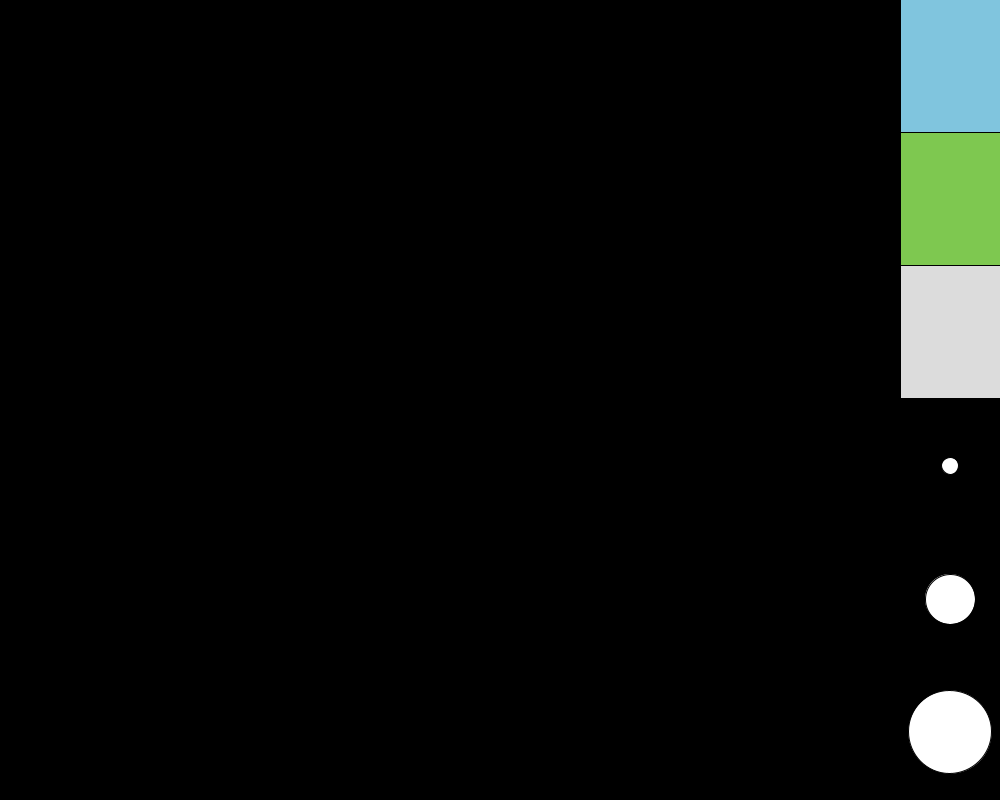
Frame 1 (no input)
Frame 60 (the mouse pressed at the canvas centre just before this capture): identical to frame 1, image omitted
Frame 120 (the mouse held since frame 60 and released just before this capture): identical to frame 1, image omitted

The Processing sketch that drew this single still picture (run headless with seeded random() and noise(); from frame 60 on, the mouse is pressed at the canvas centre):

// Processing sketch: Particle_World
// ── Particle_World.pde
Screen screen;

void setup() {
  size(1000, 800);
  screen = new Screen(5, 3, 100);
  rectMode(CENTER);
  frameRate(10);
}

void draw() {
  background(0);
  screen.update();
  println(screen.size);
}

// ── Particle.pde
class Particle {
  PVector coordinates;
  int type;

  Particle(int x, int y, int type) {
    coordinates = new PVector(x, y);
    this.type = type;
  }

  void update() {
    PVector pos;
    pos = new PVector(screen.squareSize/2 + coordinates.x*screen.squareSize, screen.squareSize/2 + coordinates.y*screen.squareSize);
    fill(screen.colours[type][0], screen.colours[type][1], screen.colours[type][2]);
    rect(pos.x, pos.y, screen.squareSize, screen.squareSize);
    
    if (type == 0 && !gravity()) {
      moveHorizontal(int(random(2)));
    } else if (type == 2) {
      moveHorizontal(int(random(2)));
      moveVertical(int(random(2)));
    }
  }

  boolean gravity() {
    boolean move = false;
    if (coordinates.y < screen.screenSize.y-1) {
      move = true;
      for (Particle p : screen.particles) {
        if (p != this) {
          if (p.coordinates.x == coordinates.x && p.coordinates.y == coordinates.y+1) {
            move = false;
          }
        }
      }
    }
    if (move) {
      coordinates.y += 1;
      return true;
    }
    return false;
  }

  void moveHorizontal(int direction) {
    boolean move = false;
    if (direction == 0) {
      direction --;
      if (coordinates.x > 0) {
        move = true;
      }
    } else {
      if (coordinates.x < screen.screenSize.x-screen.spacerSize/screen.squareSize-1) {
        move = true;
      }
    }
    for (Particle p : screen.particles) {
      if (p != this) {
        if (p.coordinates.x == coordinates.x+direction && p.coordinates.y == coordinates.y) {
          move = false;
        }
      }
    }
    if (move) {
      coordinates.x += direction;
    }
  }
  
  void moveVertical(int direction) {
    boolean move = false;
    if (direction == 0) {
      direction --;
      if (coordinates.y > 0) {
        move = true;
      }
    } else {
      if (coordinates.y < screen.screenSize.y) {
        move = true;
      }
    }
    for (Particle p : screen.particles) {
      if (p != this) {
        if (p.coordinates.x == coordinates.x && p.coordinates.y == coordinates.y+direction) {
          move = false;
        }
      }
    }
    if (move) {
      coordinates.y += direction;
    }
  }
}

// ── Screen.pde
class Screen {
  PVector screenSize;
  int squareSize;
  int spacerSize;

  Particle[] particles;
  int nParticles;

  int nTypes;
  int type;
  int[][] colours;

  int size;
  boolean lastPressed;

  Screen(int squareSize, int nTypes, int spacerSize) {
    this.squareSize = squareSize;
    this.spacerSize = spacerSize;
    screenSize = new PVector(int(width/squareSize), int(height/squareSize));
    lastPressed = false;
    size = 1;

    type = 0;
    this.nTypes = nTypes;
    colours = new int[nTypes][3];
    colours[0] = new int[]{128, 197, 222};
    colours[1] = new int[]{126, 200, 80};
    colours[2] = new int[]{220, 220, 220};
  }

  void update() {
    for (int i = 0; i < nParticles; i++) {
      particles[i].update();
    }
    if (mousePressed) {
      if (mouseButton == LEFT) {
        if (mouseX < width-spacerSize) {
          if (size == 1) {
            newParticle(mouseX, mouseY);
          } else if (size >= 2) {
            newParticle(mouseX, mouseY);
            newParticle(mouseX-squareSize, mouseY);
            newParticle(mouseX+squareSize, mouseY);
            newParticle(mouseX, mouseY-squareSize);
            newParticle(mouseX, mouseY+squareSize);
            if (size == 3) {
              newParticle(mouseX, mouseY-2*squareSize);
              newParticle(mouseX, mouseY+2*squareSize);
              newParticle(mouseX-2*squareSize, mouseY);
              newParticle(mouseX+2*squareSize, mouseY);
              newParticle(mouseX-squareSize, mouseY-squareSize);
              newParticle(mouseX+squareSize, mouseY+squareSize);
              newParticle(mouseX-squareSize, mouseY+squareSize);
              newParticle(mouseX+squareSize, mouseY-squareSize);
            }
          }
        } else if (!lastPressed) {
          for (int i = 0; i < nTypes; i++) {
            if (mouseY < int(height/nTypes/2)*(i+1)) {
              type = i;
              break;
            }
          }
          for (int i = 0; i < 3; i++) {
            if (mouseY < int(height/2+height/3/2*(i+1))) {
              size = i+1;
              break;
            }
          }
        }
      } else {
        destroyParticle();
      }
    }

    sideSelector();
  }

  void newParticle(float X, float Y) {
    // Find x,y coordinates for new particle
    boolean foundCoordinates = true;
    PVector coordinates = new PVector(-1, -1);
    coordinates = findCoordinates(X, Y);
    if (int(coordinates.x) == -1) {
      foundCoordinates = false;
    }
    if (foundCoordinates && nParticles > 0) {
      for (Particle p : particles) {
        if (p.coordinates.x == coordinates.x && p.coordinates.y == coordinates.y) {
          foundCoordinates = false;
          break;
        }
      }
    }
    if (foundCoordinates) {
      Particle[] newParticles = new Particle[nParticles+1];
      for (int i = 0; i < nParticles; i++) {
        newParticles[i] = particles[i];
      }
      newParticles[nParticles++] = new Particle(int(coordinates.x), int(coordinates.y), type);
      particles = newParticles;
    }
  }

  void sideSelector() {
    for (int i = 0; i < nTypes; i++) {
      PVector pos = new PVector(int(width-spacerSize/2), int(height/nTypes/4 + height/nTypes*i/2));
      fill(screen.colours[i][0], screen.colours[i][1], screen.colours[i][2]);
      rect(pos.x, pos.y, spacerSize, int(height/nTypes/2));
    }
    for (int i = 0; i < 3; i++) {
      PVector pos = new PVector(int(width-spacerSize/2), int(height/2 + height/3/4 + height/3/2*i));
      fill(255);
      ellipse(pos.x, pos.y, spacerSize*(i+0.5)*1/3, spacerSize*(i+0.5)*1/3);
    }
    lastPressed = mousePressed;
  }

  void destroyParticle() {
    PVector coordinates = new PVector(0, 0);
    coordinates = findCoordinates(X, Y);

    int index = -1;
    if (nParticles > 0) {
      for (int i = 0; i < nParticles; i++) {
        if (particles[i].coordinates.x == coordinates.x && particles[i].coordinates.y == coordinates.y) {
          index = i;
          break;
        }
      }
    }
    if (index >= 0) {
      Particle[] newParticles = new Particle[nParticles-1];
      int j = 0;
      for (int i = 0; i < nParticles; i++) {
        if (i == index) {
          continue;
        }
        newParticles[j] = particles[i];
        j++;
      }
      particles = newParticles;
      nParticles -= 1;
    }
  }

  PVector findCoordinates(float X, float Y) {
    PVector coordinates = new PVector(-1, -1);
    for (int y = 0; y < screenSize.y; y++) {
      for (int x = 0; x < screenSize.x; x++) {
        PVector pos = new PVector(squareSize/2 + x*squareSize, squareSize/2 + y*squareSize);
        if (X > pos.x - squareSize/2 && X < pos.x + squareSize/2) {
          if (Y > pos.y - squareSize/2 && Y < pos.y + squareSize/2) {
            coordinates = new PVector(x, y);
            return coordinates;
          }
        }
      }
    }
    return coordinates;
  }
}
